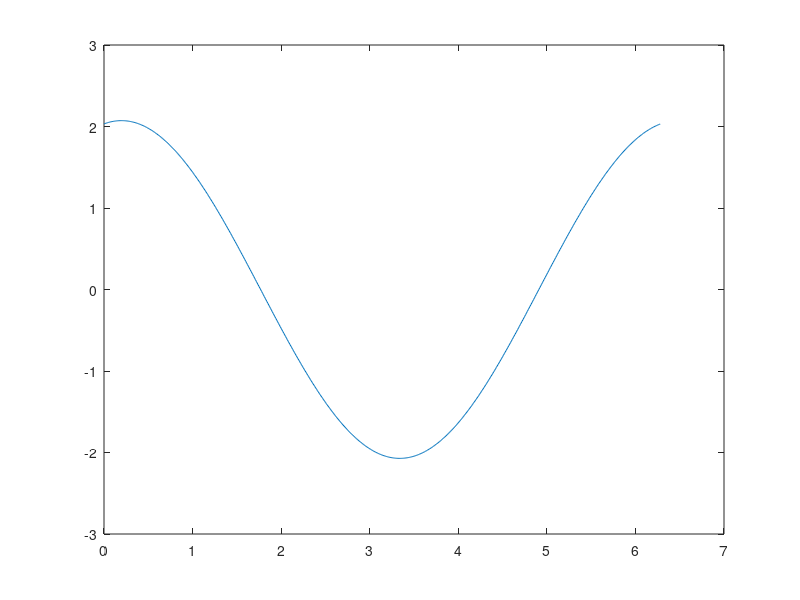

This chart was generated by the following MATLAB code: (Note: this script raises an error after producing the figure.)
% 定数の設定
increment = 0.01; % グラフの精度を設定
theta = 0:increment:2*pi; % thetaの範囲を0から2*piまで設定

% 式の計算
y = 2.072 * sin(theta + 1.3736);

% 結果のプロット
figure;
plot(theta, y);
hold on;
yline(0, '--'); % y = 0 の線を追加
xlabel('\theta (radians)');
ylabel('2.072*sin(\theta + 1.3736)');
title('Graph of 2.072*sin(\theta + 1.3736)');

% thetaの範囲を表示するためのコード
theta_positive = theta(y > 0); % yが正のtheta値を抽出
disp('Theta ranges where 2.072*sin(theta + 1.3736) > 0:');
disp(['From ', num2str(min(theta_positive)), ' to ', num2str(max(theta_positive)), ' radians']);

% 他の範囲も計算する場合
%k = 1; % kを変更して異なる範囲を調べる
%while max(theta_positive) + 2*k*pi <= 10 % 調べたい上限値まで
%    additional_range = theta_positive + 2*k*pi;
%    disp(['From ', num2str(min(additional_range)), ' to ', num2str(max(additional_range)), ' radians']);
%    k = k + 1;
%end